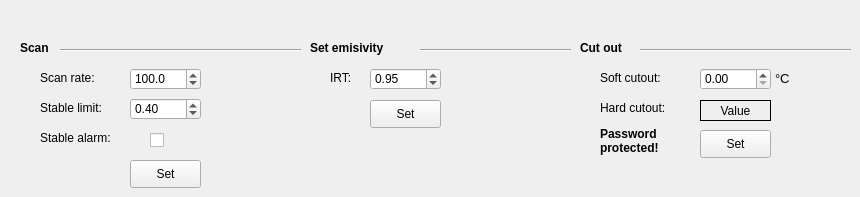
     <widget class="QWidget" name="tabTemp">
      <attribute name="title">
       <string>TEMP SETUP</string>
      </attribute>
      <widget class="QLabel" name="label">
       <property name="geometry">
        <rect>
         <x>20</x>
         <y>40</y>
         <width>55</width>
         <height>16</height>
        </rect>
       </property>
       <property name="font">
        <font>
         <weight>75</weight>
         <bold>true</bold>
        </font>
       </property>
       <property name="text">
        <string>Scan</string>
       </property>
      </widget>
      <widget class="QLabel" name="label_2">
       <property name="geometry">
        <rect>
         <x>310</x>
         <y>40</y>
         <width>121</width>
         <height>16</height>
        </rect>
       </property>
       <property name="font">
        <font>
         <weight>75</weight>
         <bold>true</bold>
        </font>
       </property>
       <property name="text">
        <string>Set emisivity</string>
       </property>
      </widget>
      <widget class="QLabel" name="label_27">
       <property name="geometry">
        <rect>
         <x>580</x>
         <y>40</y>
         <width>101</width>
         <height>16</height>
        </rect>
       </property>
       <property name="font">
        <font>
         <weight>75</weight>
         <bold>true</bold>
        </font>
       </property>
       <property name="text">
        <string>Cut out</string>
       </property>
      </widget>
      <widget class="QLabel" name="label_28">
       <property name="geometry">
        <rect>
         <x>40</x>
         <y>70</y>
         <width>71</width>
         <height>16</height>
        </rect>
       </property>
       <property name="text">
        <string>Scan rate:</string>
       </property>
      </widget>
      <widget class="QLabel" name="label_29">
       <property name="geometry">
        <rect>
         <x>40</x>
         <y>100</y>
         <width>81</width>
         <height>16</height>
        </rect>
       </property>
       <property name="text">
        <string>Stable limit:</string>
       </property>
      </widget>
      <widget class="QLabel" name="label_30">
       <property name="geometry">
        <rect>
         <x>40</x>
         <y>130</y>
         <width>91</width>
         <height>16</height>
        </rect>
       </property>
       <property name="text">
        <string>Stable alarm:</string>
       </property>
      </widget>
      <widget class="QCheckBox" name="cbStableAlarm">
       <property name="geometry">
        <rect>
         <x>150</x>
         <y>130</y>
         <width>21</width>
         <height>20</height>
        </rect>
       </property>
       <property name="text">
        <string/>
       </property>
      </widget>
      <widget class="QDoubleSpinBox" name="dsbStabLimit">
       <property name="geometry">
        <rect>
         <x>130</x>
         <y>98</y>
         <width>71</width>
         <height>22</height>
        </rect>
       </property>
       <property name="minimum">
        <double>0.010000000000000</double>
       </property>
       <property name="maximum">
        <double>5.000000000000000</double>
       </property>
       <property name="singleStep">
        <double>0.010000000000000</double>
       </property>
       <property name="value">
        <double>0.400000000000000</double>
       </property>
      </widget>
      <widget class="QDoubleSpinBox" name="dsbScanRate">
       <property name="geometry">
        <rect>
         <x>130</x>
         <y>68</y>
         <width>71</width>
         <height>22</height>
        </rect>
       </property>
       <property name="decimals">
        <number>1</number>
       </property>
       <property name="minimum">
        <double>0.100000000000000</double>
       </property>
       <property name="maximum">
        <double>500.000000000000000</double>
       </property>
       <property name="singleStep">
        <double>0.100000000000000</double>
       </property>
       <property name="value">
        <double>100.000000000000000</double>
       </property>
      </widget>
      <widget class="QLabel" name="label_31">
       <property name="geometry">
        <rect>
         <x>330</x>
         <y>70</y>
         <width>31</width>
         <height>16</height>
        </rect>
       </property>
       <property name="text">
        <string>IRT:</string>
       </property>
      </widget>
      <widget class="QDoubleSpinBox" name="dsrSetIRT">
       <property name="geometry">
        <rect>
         <x>370</x>
         <y>68</y>
         <width>71</width>
         <height>22</height>
        </rect>
       </property>
       <property name="minimum">
        <double>0.900000000000000</double>
       </property>
       <property name="maximum">
        <double>1.000000000000000</double>
       </property>
       <property name="singleStep">
        <double>0.010000000000000</double>
       </property>
       <property name="value">
        <double>0.950000000000000</double>
       </property>
      </widget>
      <widget class="QLabel" name="label_32">
       <property name="geometry">
        <rect>
         <x>600</x>
         <y>70</y>
         <width>91</width>
         <height>16</height>
        </rect>
       </property>
       <property name="text">
        <string>Soft cutout:</string>
       </property>
      </widget>
      <widget class="QLabel" name="label_33">
       <property name="geometry">
        <rect>
         <x>600</x>
         <y>100</y>
         <width>91</width>
         <height>16</height>
        </rect>
       </property>
       <property name="text">
        <string>Hard cutout:</string>
       </property>
      </widget>
      <widget class="QLabel" name="lblHardCutout">
       <property name="geometry">
        <rect>
         <x>700</x>
         <y>100</y>
         <width>71</width>
         <height>21</height>
        </rect>
       </property>
       <property name="frameShape">
        <enum>QFrame::Box</enum>
       </property>
       <property name="text">
        <string>Value</string>
       </property>
       <property name="alignment">
        <set>Qt::AlignCenter</set>
       </property>
      </widget>
      <widget class="QDoubleSpinBox" name="dsbSoftCutout">
       <property name="geometry">
        <rect>
         <x>700</x>
         <y>68</y>
         <width>71</width>
         <height>22</height>
        </rect>
       </property>
       <property name="maximum">
        <double>500.000000000000000</double>
       </property>
      </widget>
      <widget class="QLabel" name="label_58">
       <property name="geometry">
        <rect>
         <x>775</x>
         <y>68</y>
         <width>21</width>
         <height>21</height>
        </rect>
       </property>
       <property name="font">
        <font>
         <pointsize>10</pointsize>
        </font>
       </property>
       <property name="text">
        <string>°C</string>
       </property>
      </widget>
      <widget class="Line" name="line_12">
       <property name="geometry">
        <rect>
         <x>60</x>
         <y>40</y>
         <width>241</width>
         <height>20</height>
        </rect>
       </property>
       <property name="orientation">
        <enum>Qt::Horizontal</enum>
       </property>
      </widget>
      <widget class="Line" name="line_13">
       <property name="geometry">
        <rect>
         <x>420</x>
         <y>40</y>
         <width>151</width>
         <height>20</height>
        </rect>
       </property>
       <property name="orientation">
        <enum>Qt::Horizontal</enum>
       </property>
      </widget>
      <widget class="QPushButton" name="btnSetScan">
       <property name="geometry">
        <rect>
         <x>130</x>
         <y>160</y>
         <width>71</width>
         <height>28</height>
        </rect>
       </property>
       <property name="text">
        <string>Set</string>
       </property>
      </widget>
      <widget class="QPushButton" name="btnSetIRT">
       <property name="geometry">
        <rect>
         <x>370</x>
         <y>100</y>
         <width>71</width>
         <height>28</height>
        </rect>
       </property>
       <property name="text">
        <string>Set</string>
       </property>
      </widget>
      <widget class="QPushButton" name="btnSetCutout">
       <property name="geometry">
        <rect>
         <x>700</x>
         <y>130</y>
         <width>71</width>
         <height>28</height>
        </rect>
       </property>
       <property name="text">
        <string>Set</string>
       </property>
      </widget>
      <widget class="Line" name="line_23">
       <property name="geometry">
        <rect>
         <x>640</x>
         <y>40</y>
         <width>211</width>
         <height>20</height>
        </rect>
       </property>
       <property name="orientation">
        <enum>Qt::Horizontal</enum>
       </property>
      </widget>
      <widget class="QLabel" name="label_140">
       <property name="geometry">
        <rect>
         <x>600</x>
         <y>120</y>
         <width>91</width>
         <height>41</height>
        </rect>
       </property>
       <property name="font">
        <font>
         <weight>75</weight>
         <bold>true</bold>
        </font>
       </property>
       <property name="text">
        <string>Password
protected!</string>
       </property>
      </widget>
     </widget>
